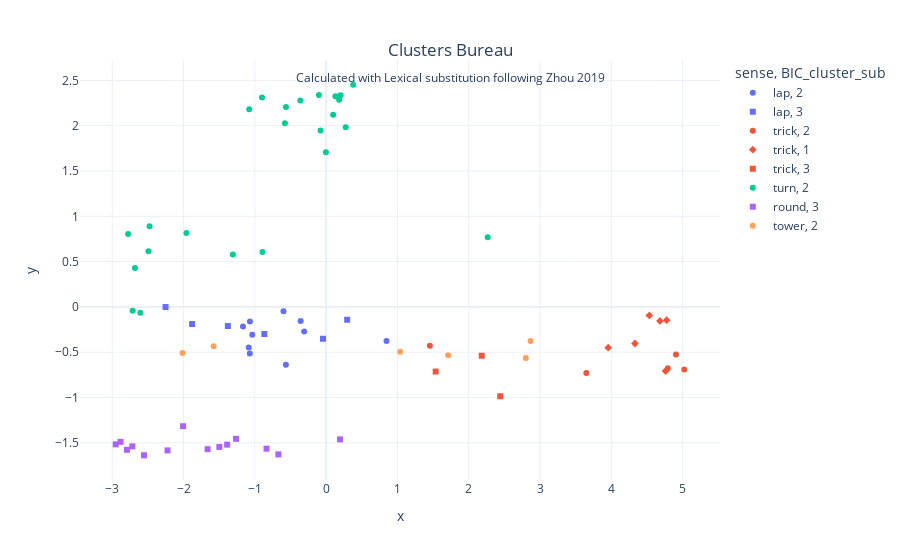

Notebook source saved alongside this figure:
### Code cell
fig_2d_cluster = px.scatter(df, x="x", y="y", color="sense", symbol="BIC_cluster_sub",
                 hover_data='match',
                 template="plotly_white")
fig_2d_cluster.update_layout(
    title={
        'text': f"Clusters Bureau<br><sub>Calculated with Lexical substitution following Zhou 2019</sub>",
        'y':0.9,
        'x':0.5,
        'xanchor': 'center',
        'yanchor': 'top'})
fig_2d_cluster.show()

### Figure 1 — Plotly figure (JSON) as saved in the notebook; plotly's stock layout.template omitted (floating-point values rounded to 4 significant figures)
{"data": [{"customdata": [[" J'ai refais plusieurs fois le  tour/rotation.n.03 du magasin en vain et j'étais, ma foi, trèèèès triste (T___T)! "], [" Quant au cycliste, il peine, le malheureux, à admettre que la chasse soit une activité de première nécessité, mais que le fait d'aller faire un  tour/rotation.n.03 en vélo puisse être facteur de propagation d'un virus. "], [" La visite libre vous permet de faire le  tour/rotation.n.03 de la scénographie d'énerlya en toute liberté. "], [" Et tellement de DRMs qu'on n'en fait pas le  tour/rotation.n.03 , alors toute musique échangée par le superbe système sans fil ne sera écoutable que 3 fois. "], [" * Visite d'une Porsche 924 (à restaurer) * Petit  tour/rotation.n.03 à la cathédrale de Reims et sur l'ancien circuit de Gueux (Reims) en 911 Turbo 3.6 * Rencontre avec la 964 Carrera 4 d'Hervé * Musée de l'automobile à Reims * La nouvelle 996 GT2 comme vous ne l'avez jamais vue (en présence d'une 996 bi-turbo en plus !) "], [" Parti du Croisic, en Bretagne, 2 ANS plus tôt, il effectue le  tour/rotation.n.03 du monde en solitaire, sur son robuste cotre de 10 mètres, Kurun. "], [" Ainsi, lorsque le cotre s'éloigne de son cap, l'écoute se tend et tire sur la barre, ramenant le voilier dans le droit chemin. \"Cocagne ! s'écrie Le Toumelin, je peux dormir tranquille.\" Grà¢ce à ce pilote AUTOMATIQUE improvisé, le cotre achève le  tour/rotation.n.03 du monde, et reçoit un accueil triomphal au Croisic, le 7 juillet 1952, après une magnifique navigation de 3 ans. "], [" La distance parcourue lors de ses voyages apostoliques équivaut à 28,3 fois le  tour/rotation.n.03 de la terre, presque 3 fois la distance de la Terre à la Lune. "], [" j'espère que ce petit  tour/rotation.n.03 vous a plu, bien sur il reste beaucoup à voir dans cette partie de Lyon et j'y travaille mais pour l'instant je vous propose de passer dans le deuxième arrondissement avec la place Bellecour, sa statue de Louis XIV et ses jets d'eau: "], [" Vous vous souvenez de la pub (en 2000, je crois) qui avait fait le  tour/rotation.n.03 du monde, Wassup ? "]], "hovertemplate": "sense=lap<br>BIC_cluster_sub=2<br>x=%{x}<br>y=%{y}<br>match=%{customdata[0]}<extra></extra>", "legendgroup": "lap, 2", "marker": {"color": "#636efa", "symbol": "circle"}, "mode": "markers", "name": "lap, 2", "orientation": "v", "showlegend": true, "x": [-1.069, -1.085, -1.166, -0.5984, -0.3085, -0.5649, -1.071, -1.037, 0.8462, -0.3577], "xaxis": "x", "y": [-0.162, -0.4472, -0.2153, -0.04923, -0.2715, -0.6374, -0.5148, -0.308, -0.3763, -0.1544], "yaxis": "y", "type": "scatter"}, {"customdata": [[" Masuda à réussi un vrai  tour/trick.n.03 de force.... Celui de bluffer vos spectateurs avec seulement deux cartes ! "], [" Plus qu'un livre, c'est un véritable  tour/trick.n.03 de force. \" The Guardian Frédéric Fontès "], [" Dans l'huile chaude, verser la pà¢te, au travers d'un entonnoir, en observant le  tour/rotation.n.03 de main suivant: "], [" Les enchères commençaient à 70 millions par bloc, s'il y a plus de 11 demandes pour les 11 blocs, le prix du bloc augmente de 5 millions et un nouveau  tour/rotation.n.03 de table est fait. "], [" Aujourd'hui, le Président de la CASA et Maire d'Antibes Jean Leonetti a fait un  tour/rotation.n.03 de manège dans le fameux bus-tram que j'appelle le gros bus à quelques espaces dédiés. "], [" Le principal  tour/trick.n.03 de force du film réside en sa capacité à fédérer un public à la fois accroc' et hostile à l'univers des Super-héros de Comics, parce que tout est rendu léger, et volontairement risible. "]], "hovertemplate": "sense=lap<br>BIC_cluster_sub=3<br>x=%{x}<br>y=%{y}<br>match=%{customdata[0]}<extra></extra>", "legendgroup": "lap, 3", "marker": {"color": "#636efa", "symbol": "square"}, "mode": "markers", "name": "lap, 3", "orientation": "v", "showlegend": true, "x": [-1.881, -1.379, 0.2948, -0.04437, -0.8672, -2.252], "xaxis": "x", "y": [-0.1885, -0.2111, -0.1417, -0.3518, -0.2991, -0.001719], "yaxis": "y", "type": "scatter"}, {"customdata": [[" Bonjour, J'ai acheté ce  tour/rotation.n.03 ... et pour tout dire, je suis déçu. "], [" Attention, les chaà®nelettes sont fragiles mais franchement, ce  tour/rotation.n.03 est tellement une tuerie qu'il faut foncer.. "], [" Voici un effet bien connu des magiciens : à partir d'une bande de papier pliée et deux trombones fixés dessus se retrouvent enclavés en tirant sur les extrémités du pliage J'ai réactualisé cet effet avec la bague d'une spectatrice ou d'un spectateur, de préférence utiliser une alliance, ce qui facilitera la manipulation du  tour/castle.n.03 . ... "], [" Une pochette très pratique pour laisser la pochette du  tour/rotation.n.03 \" Wow 3 \" à l'examen. "], [" Ce  tour/rotation.n.03 est extraordinaire, la prise en main est très rapide. "]], "hovertemplate": "sense=trick<br>BIC_cluster_sub=2<br>x=%{x}<br>y=%{y}<br>match=%{customdata[0]}<extra></extra>", "legendgroup": "trick, 2", "marker": {"color": "#EF553B", "symbol": "circle"}, "mode": "markers", "name": "trick, 2", "orientation": "v", "showlegend": true, "x": [4.792, 5.022, 1.454, 4.906, 3.649], "xaxis": "x", "y": [-0.6775, -0.6921, -0.4282, -0.5257, -0.7293], "yaxis": "y", "type": "scatter"}, {"customdata": [[" Ce  tour/rotation.n.03 ne vaut pas 45 €... Pour ce prix, on reçoit quelques morceaux de plastique transparents, ... "], [" tour/magic_trick.n.01 visuel, artistique ou de mentalisme, tout est possible et le public en redemande ! bien aussi pour noel avec la version Pére Noel ... et pourquoi pas pour les mariage maintenant, Seb, à toi de jouer et nous créer çà !.. "], [" tour/magic_trick.n.01 ultra facile mais faire apparaà®tre un poisson est très visuel pour un public. "], [" Olivier à conçu bien plus qu'un  tour/rotation.n.03 il vous propose la un matériel de très belle qualité qui va permettre aux créateurs que vous êtes, de laisser libre cours à votre imagination. "], [" Les explications sont très claires mais il vous faudra beaucoup de travail pour maà®triser le  tour/rotation.n.03 et pouvoir le présenter. "], [" tour/trick.n.03 sympa mais qui nécessite du temps pour remettre entre chaque spectacle, les feuilles de journaux et en noir et blanc, ce qui devient difficile à trouver. "]], "hovertemplate": "sense=trick<br>BIC_cluster_sub=1<br>x=%{x}<br>y=%{y}<br>match=%{customdata[0]}<extra></extra>", "legendgroup": "trick, 1", "marker": {"color": "#EF553B", "symbol": "diamond"}, "mode": "markers", "name": "trick, 1", "orientation": "v", "showlegend": true, "x": [4.761, 4.775, 4.532, 4.332, 3.956, 4.682], "xaxis": "x", "y": [-0.7078, -0.1466, -0.09448, -0.4042, -0.4501, -0.1547], "yaxis": "y", "type": "scatter"}, {"customdata": [[" Faites plusieurs routines pour le faire en close-up et varier les plaisirs ! si vous deviez disposer d'un seul  tour/rotation.n.03 , ce serait assurément celui-là. "], [" À mon avis le meilleur  tour/rotation.n.03 de Jean Pierre Vallarino. "], [" Très bon  tour/rotation.n.03 de Dominique Duvivier, demandant tout de même un certain entraà®nement pour la technique et la maà®trise des enchaà®nements. "]], "hovertemplate": "sense=trick<br>BIC_cluster_sub=3<br>x=%{x}<br>y=%{y}<br>match=%{customdata[0]}<extra></extra>", "legendgroup": "trick, 3", "marker": {"color": "#EF553B", "symbol": "square"}, "mode": "markers", "name": "trick, 3", "orientation": "v", "showlegend": true, "x": [1.536, 2.442, 2.182], "xaxis": "x", "y": [-0.7135, -0.9865, -0.5389], "yaxis": "y", "type": "scatter"}, {"customdata": [[" Pour rassurer tout le monde, nous avons décidé de faire appel à d'autres laboratoires privés, qui ont démontré à leur  tour/trick.n.03 que ces peurs étaient infondées. "], [" Le vrai gros plus du jeux est le mode deux joueurs oà¹ là on joue bien évidemment en  tour/tower.n.01 par tour. "], [" Le vrai gros plus du jeux est le mode deux joueurs oà¹ là on joue bien évidemment en tour par  tour/tower.n.01 . "], [" Ce réglage est écrasé par - Le paramètre déclaré dans les styles de paragraphes, à son  tour/castle.n.03 écrasé par - Le paramètre déclaré dans les styles de caractères ou par formatage direct. "], [" Même si on envisageait (ce qui était d'une belle utopie, que j'avais simplement évoqué dans mon site) de réserver le peuplement d'un territoire comme la Cisjordanie par des couples mixtes (un israélien marié à une palestinienne ou un palestinien marié à une israélienne) ceux-ci devraient alors être à leur  tour/tower.n.01 protégés des coups de extrêmistes des deux communautés ! cela paraà®t totalement évident. "], [" Certains vont se sentir lésés dans leur \"liberté d'expression\" sans doute, mais avec la liberté qu'offre ce site, viennent les abus qui exigent à leur  tour/trick.n.03 une législation. "], [" Ils sont prioritaires pour se faire vacciner contre le Covid-19, mais préfèrent passer leur  tour/move.n.05 pour l'instant: malgré une épidémie galopante... "], [" Entretien avec Jorge Luís Martins Contrairement à ce qu'il faisait au début de la crise économique internationale, le Brésil ne considère plus celle-ci comme une simple \"lubie\" passagère et s'efforce, à son  tour/trick.n.03 maintenant, de [Lire....] "], [" Dans les coulisses, les heureux élus attendent patiemment leur  tour/move.n.05 . "], [" Friperies, e-shop, brocantes... si vous avez, à votre  tour/trick.n.03 , succombé au charme du vintage et souhaitez refaire votre garde-robe, découvrez toutes les astuces pour dénicher la pièce unique !... "], [" Le polype devient adulte, pond des oeufs qui à leur  tour/castle.n.03 deviennent larves et vont fonder de nouvelles colonies tandis que leur mère, solidement ANCRà‰E, se développe au point de rejoindre ses voisins : un Rà‰CIF est en train de naà®tre. "], [" Mais celle-ci a démenti et accusé à son  tour/trick.n.03 les rebelles d'avoir mené ces attaques. "], [" Les caméristes lui présentent  tour/trip.n.04 à tour des fleurs et des diamants sans qu'elle arrête son choix, et ces différents groupes se répètent gracieusement dans les miroirs. "], [" Quand Massimo reconduit Gemma à sa place, la danse terminée, le marquis s'approche et invite la jeune fille à son  tour/rotation.n.03 . "], [" C'est mon  tour/rotation.n.03 , une pente peu inclinée pouyr entrer dans les entrailles du monstre. "], [" Un peu plus tard, quand Madeleine aura un peu grandi, les cartes s'adresseront à elle, à son  tour/tower.n.01 , autant qu'à sa grande soeur Denise. "], [" Les matelots aussi, devant ce grand malheur, Se sentent  tour/trip.n.04 à tour vaincus par la douleur. "], [" Endormis sur le pont, jeunes et vieux marins Ont enfin  tour/lathe.n.01 à tour oublié leurs chagrins. "], [" 2) J'accepte d'être humilié ou exploité a condition qu'on me permette a mon  tour/trick.n.03 d'humilier ou d'exploiter quelqu'un occupant une place inférieure dans la pyramide sociale. "], [" Ils dévoilent  tour/rotation.n.03 à tour l'étendue de leur brio. "], [" Adrien Moerlen déclame ses textes en anglais se fait  tour/trip.n.04 à tour planant, enragé et distant. "], [" Pendant l'anarchie du Xe siècle, un des évêques la donna à titre de bénéfice à un noble que le chroniqueur qualifie de tyran, lequel, à son  tour/tower.n.01 , en avait doté son fils, évêque d'Autun. "], [" La fontaine de Saint-Amatre doit aussi venir à son  tour/tower.n.01 au rang des objets intéressants de ce bourg primitif d'Auxerre. "], [" C'est pourquoi le rédacteur se verra dans l'obligation d'adopter à son  tour/trick.n.03 le langage de l'ennemi : \" Laissez cet éthiopien de merde ! "]], "hovertemplate": "sense=turn<br>BIC_cluster_sub=2<br>x=%{x}<br>y=%{y}<br>match=%{customdata[0]}<extra></extra>", "legendgroup": "turn, 2", "marker": {"color": "#00cc96", "symbol": "circle"}, "mode": "markers", "name": "turn, 2", "orientation": "v", "showlegend": true, "x": [0.2023, -2.607, -2.713, 0.2746, -0.1014, 0.3791, -1.308, -1.079, -0.8928, 0.09812, -0.8999, -0.3618, -2.492, -0.07869, 2.266, -0.003566, -2.477, -1.96, -0.5635, -2.681, -2.778, 0.182, -0.5784, 0.1299], "xaxis": "x", "y": [2.337, -0.06505, -0.04232, 1.982, 2.34, 2.453, 0.5771, 2.182, 0.6055, 2.122, 2.311, 2.28, 0.6146, 1.947, 0.7677, 1.706, 0.891, 0.817, 2.206, 0.4296, 0.8055, 2.287, 2.027, 2.326], "yaxis": "y", "type": "scatter"}, {"customdata": [[" Par Esther Solano Gallego Le dimanche 29 novembre, s'est déroulé le deuxième  tour/rotation.n.03 des élections municipales au Brésil. "], [" Par Marcelo Aguilar Le premier  tour/move.n.05 des élections municipales brésiliennes, le 15 novembre 2020 [voir le résumé des résultats en fin d'article], a montré le renforcement des secteurs du centre et [Lire....] "], [" A l'issue du premier  tour/rotation.n.03 la liste Agir Pour Vaulx-en-Velin a obtenu 1354 voix soit 16.83% du total des suffrages exprimés. "], [" Ce score suffisant pour se maintenir au second  tour/rotation.n.03 , laissait peu d'espoir d'emporter l'élection. "], [" Sur la base de ce projet partagé, nous avons alors fait liste commune pour le second  tour/rotation.n.03 en intégrant, à la liste finale, neuf personnes de notre équipe. "], [" La campagne pour la présidentielle accroît fortement l'audience du PS, qui reçoit alors les adhésions d'une partie du PSU avec Michel Rocard et de personnalités proches du gaullisme (Jacques Delors, Edgar Pisani), mais F. Mitterrand, en tête au premier  tour/rotation.n.03 , est battu au second malgré l'obtention de 49,19 % des voix, par Valéry Giscard d'Estaing. "], [" Celui-ci crée la surprise en arrivant en tête au premier  tour/rotation.n.03 ; il est battu au second tour par Jacques Chirac (qui succède à F. Mitterrand à la présidence de la République) mais son très bon score (47,36 % des voix) lui confère une forte légitimité au sein du parti socialiste, dont il ne tarde pas à redevenir le premier secrétaire (élu à l'issue du vote direct et secret des militants lors de la Convention nationale du 14 octobre 1995) et qu'il remobilise en vue de la préparation de l'alternance. "], [" Mais le décalage croissant entre l'opinion publique et les partis classiques, de gauche comme de droite, et une campagne en définitive mal menée lui infligent une très sévère défaite au premier  tour/move.n.05 de l'élection présidentielle de 2002 : avec 16,18 % des voix, L. Jospin arrive en troisième position, derrière J. Chirac et Jean-Marie Le Pen. "], [" Annonçant aussitôt son intention de se retirer de la vie politique, le candidat malheureux laisse au premier secrétaire le soin de mener le combat du second  tour/move.n.05 et des législatives. "], [" Au premier  tour/move.n.05 des élections législatives (9 juin), le parti socialiste se maintient avec 23,78 % des suffrages à son niveau de 1997 (25,71 %) et parvient à conserver 140 députés à l'Assemblée. "], [" Mais si cette dernière se qualifie pour le second  tour/rotation.n.03 en remportant 25,87 % des voix, elle s'incline le 6 mai 2007 face à Nicolas Sarkozy avec 46,94 % des suffrages. "], [" Le Front national éliminé au premier  tour/rotation.n.03 des élections territoriales corses, voilà qui pourrait relever de l'anecdote. "], [" Le premier  tour/rotation.n.03 , une trentaine de voix se sont portées sur Joseph Ratzinger, un peu moins sur le cardinal Martini, ancien archevêque de Milan, jésuite et brillant bibliste. "], [" Ce dernier, qui a sans doute accepté de servir de repère au premier  tour/rotation.n.03 , fait savoir que, malade, il n'accepterait pas d'être élu. "]], "hovertemplate": "sense=round<br>BIC_cluster_sub=3<br>x=%{x}<br>y=%{y}<br>match=%{customdata[0]}<extra></extra>", "legendgroup": "round, 3", "marker": {"color": "#ab63fa", "symbol": "square"}, "mode": "markers", "name": "round, 3", "orientation": "v", "showlegend": true, "x": [-1.389, -1.265, -2.007, -1.498, -0.8365, -2.718, -2.884, -2.951, -2.555, -2.794, -1.663, -2.225, 0.1943, -0.67], "xaxis": "x", "y": [-1.521, -1.456, -1.317, -1.546, -1.565, -1.54, -1.49, -1.518, -1.638, -1.578, -1.571, -1.585, -1.463, -1.628], "yaxis": "y", "type": "scatter"}, {"customdata": [[" On a voulu voir dans cette sorte de parallélogramme qui longe au nord les rues d'Orbandelle et du 4 septembre, et au sud des Boucheries et la rue Sous-Murs, qui borde à l'est la rivière d'Yonne et à l'ouest le palais, la  tour/tower.n.01 de l'horloge et la rue des Cordeliers, on a voulu voir là une forteresse élevée par César, vainqueur des Gaulois de Vellaunodunum, pour les tenir en respect ; d'autres ont écrit que c'était le quartier oà¹ se retirèrent les premiers chrétiens au IIIe siècle. "], [" Le reste de la  tour/tower.n.01 d'Orbandelle a été démoli au début du XIXe siècle. "], [" On trouve encore à la  tour/tower.n.01 Saint-Pancrace ce système de construction. "], [" Il me semble même que sur la version originale , Jan Utzon précise que le soit disant \"pilon\" , partant de vitesse nulle ne pouvait pas écraser l'intégrité de la  tour/tower.n.01 jusqu'au fondation . "], [" La vallée blanche et le glacier du Géant, les Grandes Jorasses et les arêtes de Rochefort, à droite, la  tour/tower.n.01 Ronde, derrière l'aiguille verte, les Drus les Droites et les Courtes, grandiose. "], [" C'est dans les cafés le soir que Sophie, une jeune cubaine vient draguer les mecs, surtout dans les pubs branchés sur Paris et autour de la  tour/tower.n.01 Eiffel ! "]], "hovertemplate": "sense=tower<br>BIC_cluster_sub=2<br>x=%{x}<br>y=%{y}<br>match=%{customdata[0]}<extra></extra>", "legendgroup": "tower, 2", "marker": {"color": "#FFA15A", "symbol": "circle"}, "mode": "markers", "name": "tower, 2", "orientation": "v", "showlegend": true, "x": [-1.578, 1.711, 2.867, 2.8, 1.038, -2.015], "xaxis": "x", "y": [-0.4341, -0.5325, -0.3764, -0.5643, -0.4962, -0.5092], "yaxis": "y", "type": "scatter"}], "layout": {"xaxis": {"anchor": "y", "domain": [0.0, 1.0], "title": {"text": "x"}}, "yaxis": {"anchor": "x", "domain": [0.0, 1.0], "title": {"text": "y"}}, "legend": {"title": {"text": "sense, BIC_cluster_sub"}, "tracegroupgap": 0}, "margin": {"t": 60}, "title": {"text": "Clusters Bureau<br><sub>Calculated with Lexical substitution following Zhou 2019</sub>", "y": 0.9, "x": 0.5, "xanchor": "center", "yanchor": "top"}}}
